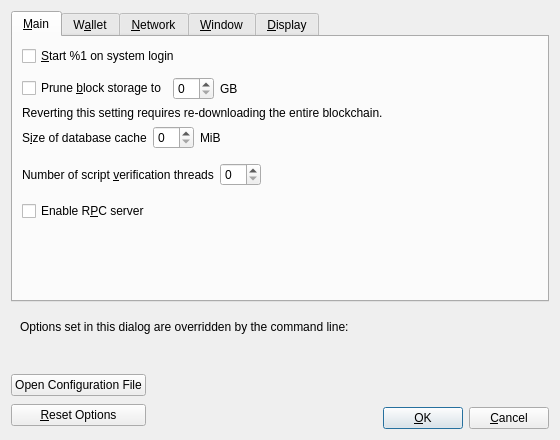
<?xml version="1.0" encoding="UTF-8"?>
<ui version="4.0">
 <class>OptionsDialog</class>
 <widget class="QDialog" name="OptionsDialog">
  <property name="geometry">
   <rect>
    <x>0</x>
    <y>0</y>
    <width>560</width>
    <height>440</height>
   </rect>
  </property>
  <property name="windowTitle">
   <string>Options</string>
  </property>
  <property name="modal">
   <bool>true</bool>
  </property>
  <layout class="QVBoxLayout" name="verticalLayout">
   <item>
    <widget class="QTabWidget" name="tabWidget">
     <property name="currentIndex">
      <number>0</number>
     </property>
     <widget class="QWidget" name="tabMain">
      <attribute name="title">
       <string>&amp;Main</string>
      </attribute>
      <layout class="QVBoxLayout" name="verticalLayout_Main">
       <item>
        <widget class="QCheckBox" name="bitcoinAtStartup">
         <property name="toolTip">
          <string>Automatically start %1 after logging in to the system.</string>
         </property>
         <property name="text">
          <string>&amp;Start %1 on system login</string>
         </property>
        </widget>
       </item>
       <item>
        <spacer name="horizontalSpacer_0_Main">
         <property name="orientation">
          <enum>Qt::Horizontal</enum>
         </property>
         <property name="sizeHint" stdset="0">
          <size>
           <width>40</width>
           <height>5</height>
          </size>
         </property>
        </spacer>
       </item>
       <item>
        <layout class="QHBoxLayout" name="horizontalLayout_Main_Prune">
         <item>
          <widget class="QCheckBox" name="prune">
           <property name="toolTip">
            <string>Enabling pruning significantly reduces the disk space required to store transactions. All blocks are still fully validated. Reverting this setting requires re-downloading the entire blockchain.</string>
           </property>
           <property name="text">
            <string>Prune &amp;block storage to</string>
           </property>
          </widget>
         </item>
         <item>
          <widget class="QSpinBox" name="pruneSize"/>
         </item>
         <item>
          <widget class="QLabel" name="pruneSizeUnitLabel">
           <property name="text">
            <string>GB</string>
           </property>
           <property name="textFormat">
            <enum>Qt::PlainText</enum>
           </property>
          </widget>
         </item>
         <item>
          <spacer name="horizontalSpacer_Main_Prune">
           <property name="orientation">
            <enum>Qt::Horizontal</enum>
           </property>
           <property name="sizeHint" stdset="0">
            <size>
             <width>40</width>
             <height>20</height>
            </size>
           </property>
          </spacer>
         </item>
        </layout>
       </item>
       <item>
        <widget class="QLabel" name="pruneWarning">
         <property name="text">
          <string>Reverting this setting requires re-downloading the entire blockchain.</string>
         </property>
         <property name="textFormat">
          <enum>Qt::PlainText</enum>
         </property>
        </widget>
       </item>
       <item>
        <layout class="QHBoxLayout" name="horizontalLayout_2_Main">
         <item>
          <widget class="QLabel" name="databaseCacheLabel">
           <property name="toolTip">
            <string extracomment="Tooltip text for Options window setting that sets the size of the database cache. Explains the corresponding effects of increasing/decreasing this value.">Maximum database cache size. A larger cache can contribute to faster sync, after which the benefit is less pronounced for most use cases. Lowering the cache size will reduce memory usage. Unused mempool memory is shared for this cache.</string>
           </property>
           <property name="text">
            <string>S&amp;ize of database cache</string>
           </property>
           <property name="textFormat">
            <enum>Qt::PlainText</enum>
           </property>
           <property name="buddy">
            <cstring>databaseCache</cstring>
           </property>
          </widget>
         </item>
         <item>
          <widget class="QSpinBox" name="databaseCache"/>
         </item>
         <item>
          <widget class="QLabel" name="databaseCacheUnitLabel">
           <property name="text">
            <string>MiB</string>
           </property>
           <property name="textFormat">
            <enum>Qt::PlainText</enum>
           </property>
          </widget>
         </item>
         <item>
          <spacer name="horizontalSpacer_2_Main">
           <property name="orientation">
            <enum>Qt::Horizontal</enum>
           </property>
           <property name="sizeHint" stdset="0">
            <size>
             <width>40</width>
             <height>20</height>
            </size>
           </property>
          </spacer>
         </item>
        </layout>
       </item>
       <item>
        <layout class="QHBoxLayout" name="horizontalLayout_Main_VerifyLabel">
         <item>
          <widget class="QLabel" name="threadsScriptVerifLabel">
           <property name="toolTip">
            <string extracomment="Tooltip text for Options window setting that sets the number of script verification threads. Explains that negative values mean to leave these many cores free to the system.">Set the number of script verification threads. Negative values correspond to the number of cores you want to leave free to the system.</string>
           </property>
           <property name="text">
            <string>Number of script &amp;verification threads</string>
           </property>
           <property name="textFormat">
            <enum>Qt::PlainText</enum>
           </property>
           <property name="buddy">
            <cstring>threadsScriptVerif</cstring>
           </property>
          </widget>
         </item>
         <item>
          <widget class="QSpinBox" name="threadsScriptVerif">
           <property name="toolTip">
            <string>(0 = auto, &lt;0 = leave that many cores free)</string>
           </property>
          </widget>
         </item>
         <item>
          <spacer name="horizontalSpacer_Main_Threads">
           <property name="orientation">
            <enum>Qt::Horizontal</enum>
           </property>
           <property name="sizeHint" stdset="0">
            <size>
             <width>40</width>
             <height>40</height>
            </size>
           </property>
          </spacer>
         </item>
        </layout>
       </item>
       <item>
        <widget class="QCheckBox" name="enableServer">
         <property name="toolTip">
          <string extracomment="Tooltip text for Options window setting that enables the RPC server.">This allows you or a third party tool to communicate with the node through command-line and JSON-RPC commands.</string>
         </property>
         <property name="text">
          <string extracomment="An Options window setting to enable the RPC server.">Enable R&amp;PC server</string>
         </property>
        </widget>
       </item>
       <item>
        <spacer name="verticalSpacer_Main">
         <property name="orientation">
          <enum>Qt::Vertical</enum>
         </property>
         <property name="sizeHint" stdset="0">
          <size>
           <width>20</width>
           <height>40</height>
          </size>
         </property>
        </spacer>
       </item>
      </layout>
     </widget>
     <widget class="QWidget" name="tabWallet">
      <attribute name="title">
       <string>W&amp;allet</string>
      </attribute>
      <layout class="QVBoxLayout" name="verticalLayout_Wallet">
       <item>
        <widget class="QCheckBox" name="subFeeFromAmount">
         <property name="toolTip">
          <string extracomment="Tooltip text for Options window setting that sets subtracting the fee from a sending amount as default.">Whether to set subtract fee from amount as default or not.</string>
         </property>
         <property name="text">
          <string extracomment="An Options window setting to set subtracting the fee from a sending amount as default.">Subtract &amp;fee from amount by default</string>
         </property>
        </widget>
       </item>
       <item>
        <widget class="QGroupBox" name="groupBox">
         <property name="title">
          <string>Expert</string>
         </property>
         <layout class="QVBoxLayout" name="verticalLayout_2">
          <item>
           <widget class="QCheckBox" name="coinControlFeatures">
            <property name="toolTip">
             <string>Whether to show coin control features or not.</string>
            </property>
            <property name="text">
             <string>En&amp;able coin control features</string>
            </property>
           </widget>
          </item>
          <item>
           <widget class="QCheckBox" name="spendZeroConfChange">
            <property name="toolTip">
             <string>If you disable the spending of unconfirmed change, the change from a transaction cannot be used until that transaction has at least one confirmation. This also affects how your balance is computed.</string>
            </property>
            <property name="text">
             <string>&amp;Spend unconfirmed change</string>
            </property>
           </widget>
          </item>
          <item>
           <widget class="QCheckBox" name="m_enable_psbt_controls">
            <property name="text">
             <string extracomment="An options window setting to enable PSBT controls.">Enable &amp;PSBT controls</string>
            </property>
            <property name="toolTip">
             <string extracomment="Tooltip text for options window setting that enables PSBT controls.">Whether to show PSBT controls.</string>
            </property>
           </widget>
          </item>
         </layout>
        </widget>
       </item>
       <item>
        <widget class="QGroupBox" name="groupBoxHww">
         <property name="title">
          <string>External Signer (e.g. hardware wallet)</string>
         </property>
         <layout class="QVBoxLayout" name="verticalLayoutHww">
          <item>
           <layout class="QHBoxLayout" name="horizontalLayoutHww">
            <item>
             <widget class="QLabel" name="externalSignerPathLabel">
              <property name="text">
               <string>&amp;External signer script path</string>
              </property>
              <property name="buddy">
               <cstring>externalSignerPath</cstring>
              </property>
             </widget>
            </item>
            <item>
             <widget class="QLineEdit" name="externalSignerPath">
              <property name="toolTip">
               <string>Full path to a Bitcoin Core compatible script (e.g. C:\Downloads\hwi.exe or /Users/you/Downloads/hwi.py). Beware: malware can steal your coins!</string>
              </property>
             </widget>
            </item>
           </layout>
          </item>
         </layout>
        </widget>
       </item>
       <item>
        <spacer name="verticalSpacer_Wallet">
         <property name="orientation">
          <enum>Qt::Vertical</enum>
         </property>
         <property name="sizeHint" stdset="0">
          <size>
           <width>20</width>
           <height>40</height>
          </size>
         </property>
        </spacer>
       </item>
      </layout>
     </widget>
     <widget class="QWidget" name="tabNetwork">
      <attribute name="title">
       <string>&amp;Network</string>
      </attribute>
      <layout class="QVBoxLayout" name="verticalLayout_Network">
       <item>
        <widget class="QCheckBox" name="mapPortUpnp">
         <property name="toolTip">
          <string>Automatically open the Bitcoin client port on the router. This only works when your router supports UPnP and it is enabled.</string>
         </property>
         <property name="text">
          <string>Map port using &amp;UPnP</string>
         </property>
        </widget>
       </item>
       <item>
        <widget class="QCheckBox" name="mapPortNatpmp">
         <property name="toolTip">
          <string>Automatically open the Bitcoin client port on the router. This only works when your router supports NAT-PMP and it is enabled. The external port could be random.</string>
         </property>
         <property name="text">
          <string>Map port using NA&amp;T-PMP</string>
         </property>
        </widget>
       </item>
       <item>
        <widget class="QCheckBox" name="allowIncoming">
         <property name="toolTip">
          <string>Accept connections from outside.</string>
         </property>
         <property name="text">
          <string>Allow incomin&amp;g connections</string>
         </property>
        </widget>
       </item>
       <item>
        <widget class="QCheckBox" name="connectSocks">
         <property name="toolTip">
          <string>Connect to the Bitcoin network through a SOCKS5 proxy.</string>
         </property>
         <property name="text">
          <string>Connect through &amp;SOCKS5 proxy (default proxy):</string>
         </property>
        </widget>
       </item>
       <item>
        <layout class="QHBoxLayout" name="horizontalLayout_1_Network">
         <item>
          <widget class="QLabel" name="proxyIpLabel">
           <property name="text">
            <string>Proxy &amp;IP:</string>
           </property>
           <property name="textFormat">
            <enum>Qt::PlainText</enum>
           </property>
           <property name="buddy">
            <cstring>proxyIp</cstring>
           </property>
          </widget>
         </item>
         <item>
          <widget class="QValidatedLineEdit" name="proxyIp">
           <property name="minimumSize">
            <size>
             <width>140</width>
             <height>0</height>
            </size>
           </property>
           <property name="maximumSize">
            <size>
             <width>140</width>
             <height>16777215</height>
            </size>
           </property>
           <property name="toolTip">
            <string>IP address of the proxy (e.g. IPv4: 127.0.0.1 / IPv6: ::1)</string>
           </property>
          </widget>
         </item>
         <item>
          <widget class="QLabel" name="proxyPortLabel">
           <property name="text">
            <string>&amp;Port:</string>
           </property>
           <property name="textFormat">
            <enum>Qt::PlainText</enum>
           </property>
           <property name="buddy">
            <cstring>proxyPort</cstring>
           </property>
          </widget>
         </item>
         <item>
          <widget class="QLineEdit" name="proxyPort">
           <property name="minimumSize">
            <size>
             <width>55</width>
             <height>0</height>
            </size>
           </property>
           <property name="maximumSize">
            <size>
             <width>55</width>
             <height>16777215</height>
            </size>
           </property>
           <property name="toolTip">
            <string>Port of the proxy (e.g. 9050)</string>
           </property>
          </widget>
         </item>
         <item>
          <spacer name="horizontalSpacer_1_Network">
           <property name="orientation">
            <enum>Qt::Horizontal</enum>
           </property>
           <property name="sizeHint" stdset="0">
            <size>
             <width>40</width>
             <height>20</height>
            </size>
           </property>
          </spacer>
         </item>
        </layout>
       </item>
       <item>
        <layout class="QHBoxLayout" name="horizontalLayout_2_Network">
         <item>
          <widget class="QLabel" name="proxyActiveNets">
           <property name="text">
            <string>Used for reaching peers via:</string>
           </property>
           <property name="textFormat">
            <enum>Qt::PlainText</enum>
           </property>
          </widget>
         </item>
         <item>
          <widget class="QCheckBox" name="proxyReachIPv4">
           <property name="enabled">
            <bool>false</bool>
           </property>
           <property name="toolTip">
            <string>Shows if the supplied default SOCKS5 proxy is used to reach peers via this network type.</string>
           </property>
           <property name="text">
            <string/>
           </property>
          </widget>
         </item>
         <item>
          <widget class="QLabel" name="proxyReachIPv4Label">
           <property name="text">
            <string>IPv4</string>
           </property>
           <property name="textFormat">
            <enum>Qt::PlainText</enum>
           </property>
          </widget>
         </item>
         <item>
          <widget class="QCheckBox" name="proxyReachIPv6">
           <property name="enabled">
            <bool>false</bool>
           </property>
           <property name="toolTip">
            <string>Shows if the supplied default SOCKS5 proxy is used to reach peers via this network type.</string>
           </property>
           <property name="text">
            <string/>
           </property>
          </widget>
         </item>
         <item>
          <widget class="QLabel" name="proxyReachIPv6Label">
           <property name="text">
            <string>IPv6</string>
           </property>
           <property name="textFormat">
            <enum>Qt::PlainText</enum>
           </property>
          </widget>
         </item>
         <item>
          <widget class="QCheckBox" name="proxyReachTor">
           <property name="enabled">
            <bool>false</bool>
           </property>
           <property name="toolTip">
            <string>Shows if the supplied default SOCKS5 proxy is used to reach peers via this network type.</string>
           </property>
           <property name="text">
            <string/>
           </property>
          </widget>
         </item>
         <item>
          <widget class="QLabel" name="proxyReachTorLabel">
           <property name="text">
            <string>Tor</string>
           </property>
           <property name="textFormat">
            <enum>Qt::PlainText</enum>
           </property>
          </widget>
         </item>
         <item>
          <spacer name="horizontalSpacer_2_Network">
           <property name="orientation">
            <enum>Qt::Horizontal</enum>
           </property>
           <property name="sizeHint" stdset="0">
            <size>
             <width>40</width>
             <height>20</height>
            </size>
           </property>
          </spacer>
         </item>
        </layout>
       </item>
       <item>
        <widget class="QCheckBox" name="connectSocksTor">
         <property name="toolTip">
          <string>Connect to the Bitcoin network through a separate SOCKS5 proxy for Tor onion services.</string>
         </property>
         <property name="text">
          <string>Use separate SOCKS&amp;5 proxy to reach peers via Tor onion services:</string>
         </property>
        </widget>
       </item>
       <item>
        <layout class="QHBoxLayout" name="horizontalLayout_3_Network">
         <item>
          <widget class="QLabel" name="proxyIpTorLabel">
           <property name="text">
            <string>Proxy &amp;IP:</string>
           </property>
           <property name="textFormat">
            <enum>Qt::PlainText</enum>
           </property>
           <property name="buddy">
            <cstring>proxyIpTor</cstring>
           </property>
          </widget>
         </item>
         <item>
          <widget class="QValidatedLineEdit" name="proxyIpTor">
           <property name="minimumSize">
            <size>
             <width>140</width>
             <height>0</height>
            </size>
           </property>
           <property name="maximumSize">
            <size>
             <width>140</width>
             <height>16777215</height>
            </size>
           </property>
           <property name="toolTip">
            <string>IP address of the proxy (e.g. IPv4: 127.0.0.1 / IPv6: ::1)</string>
           </property>
          </widget>
         </item>
         <item>
          <widget class="QLabel" name="proxyPortTorLabel">
           <property name="text">
            <string>&amp;Port:</string>
           </property>
           <property name="textFormat">
            <enum>Qt::PlainText</enum>
           </property>
           <property name="buddy">
            <cstring>proxyPortTor</cstring>
           </property>
          </widget>
         </item>
         <item>
          <widget class="QLineEdit" name="proxyPortTor">
           <property name="minimumSize">
            <size>
             <width>55</width>
             <height>0</height>
            </size>
           </property>
           <property name="maximumSize">
            <size>
             <width>55</width>
             <height>16777215</height>
            </size>
           </property>
           <property name="toolTip">
            <string>Port of the proxy (e.g. 9050)</string>
           </property>
          </widget>
         </item>
         <item>
          <spacer name="horizontalSpacer_4_Network">
           <property name="orientation">
            <enum>Qt::Horizontal</enum>
           </property>
           <property name="sizeHint" stdset="0">
            <size>
             <width>40</width>
             <height>20</height>
            </size>
           </property>
          </spacer>
         </item>
        </layout>
       </item>
       <item>
        <spacer name="verticalSpacer_Network">
         <property name="orientation">
          <enum>Qt::Vertical</enum>
         </property>
         <property name="sizeHint" stdset="0">
          <size>
           <width>20</width>
           <height>40</height>
          </size>
         </property>
        </spacer>
       </item>
      </layout>
     </widget>
     <widget class="QWidget" name="tabWindow">
      <attribute name="title">
       <string>&amp;Window</string>
      </attribute>
      <layout class="QVBoxLayout" name="verticalLayout_Window">
       <item>
        <widget class="QCheckBox" name="showTrayIcon">
         <property name="toolTip">
          <string>Show the icon in the system tray.</string>
         </property>
         <property name="text">
          <string>&amp;Show tray icon</string>
         </property>
         <property name="checked">
          <bool>true</bool>
         </property>
        </widget>
       </item>
       <item>
        <widget class="QCheckBox" name="minimizeToTray">
         <property name="toolTip">
          <string>Show only a tray icon after minimizing the window.</string>
         </property>
         <property name="text">
          <string>Minimize to the &amp;tray instead of the taskbar</string>
         </property>
        </widget>
       </item>
       <item>
        <widget class="QCheckBox" name="minimizeOnClose">
         <property name="toolTip">
          <string>Minimize instead of exit the application when the window is closed. When this option is enabled, the application will be closed only after selecting Exit in the menu.</string>
         </property>
         <property name="text">
          <string>M&amp;inimize on close</string>
         </property>
        </widget>
       </item>
       <item>
        <spacer name="verticalSpacer_Window">
         <property name="orientation">
          <enum>Qt::Vertical</enum>
         </property>
         <property name="sizeHint" stdset="0">
          <size>
           <width>20</width>
           <height>40</height>
          </size>
         </property>
        </spacer>
       </item>
      </layout>
     </widget>
     <widget class="QWidget" name="tabDisplay">
      <attribute name="title">
       <string>&amp;Display</string>
      </attribute>
      <layout class="QVBoxLayout" name="verticalLayout_Display">
       <item>
        <layout class="QHBoxLayout" name="horizontalLayout_1_Display">
         <item>
          <widget class="QLabel" name="langLabel">
           <property name="text">
            <string>User Interface &amp;language:</string>
           </property>
           <property name="textFormat">
            <enum>Qt::PlainText</enum>
           </property>
           <property name="buddy">
            <cstring>lang</cstring>
           </property>
          </widget>
         </item>
         <item>
          <widget class="QValueComboBox" name="lang">
           <property name="toolTip">
            <string>The user interface language can be set here. This setting will take effect after restarting %1.</string>
           </property>
          </widget>
         </item>
        </layout>
       </item>
       <item>
        <layout class="QHBoxLayout" name="horizontalLayout_2_Display">
         <item>
          <widget class="QLabel" name="unitLabel">
           <property name="text">
            <string>&amp;Unit to show amounts in:</string>
           </property>
           <property name="textFormat">
            <enum>Qt::PlainText</enum>
           </property>
           <property name="buddy">
            <cstring>unit</cstring>
           </property>
          </widget>
         </item>
         <item>
          <widget class="QValueComboBox" name="unit">
           <property name="toolTip">
            <string>Choose the default subdivision unit to show in the interface and when sending coins.</string>
           </property>
          </widget>
         </item>
        </layout>
       </item>
       <item>
        <layout class="QHBoxLayout" name="horizontalLayout_3_Display">
         <item>
          <widget class="QLabel" name="thirdPartyTxUrlsLabel">
           <property name="toolTip">
            <string>Third-party URLs (e.g. a block explorer) that appear in the transactions tab as context menu items. %s in the URL is replaced by transaction hash. Multiple URLs are separated by vertical bar |.</string>
           </property>
           <property name="text">
            <string>&amp;Third-party transaction URLs</string>
           </property>
           <property name="buddy">
            <cstring>thirdPartyTxUrls</cstring>
           </property>
          </widget>
         </item>
         <item>
          <widget class="QLineEdit" name="thirdPartyTxUrls">
           <property name="toolTip">
            <string>Third-party URLs (e.g. a block explorer) that appear in the transactions tab as context menu items. %s in the URL is replaced by transaction hash. Multiple URLs are separated by vertical bar |.</string>
           </property>
           <property name="placeholderText">
            <string notr="true">https://example.com/tx/%s</string>
           </property>
          </widget>
         </item>
        </layout>
       </item>
       <item>
        <widget class="QGroupBox" name="font_groupBox">
         <property name="title">
          <string>Monospaced font in the Overview tab:</string>
         </property>
         <layout class="QVBoxLayout" name="font_verticalLayout">
          <item>
           <layout class="QHBoxLayout" name="embeddedFont_horizontalLayout">
            <item>
             <widget class="QRadioButton" name="embeddedFont_radioButton">
              <property name="text">
               <string>embedded &quot;%1&quot;</string>
              </property>
             </widget>
            </item>
            <item>
             <spacer name="embeddedFont_horizontalSpacer">
              <property name="orientation">
               <enum>Qt::Horizontal</enum>
              </property>
              <property name="sizeHint" stdset="0">
               <size>
                <width>40</width>
                <height>20</height>
               </size>
              </property>
             </spacer>
            </item>
            <item>
             <layout class="QVBoxLayout" name="embeddedFont_verticalLayout">
              <item>
               <widget class="QLabel" name="embeddedFont_label_1">
                <property name="text">
                 <string notr="true">111.11111111 BTC</string>
                </property>
               </widget>
              </item>
              <item>
               <widget class="QLabel" name="embeddedFont_label_9">
                <property name="text">
                 <string notr="true">909.09090909 BTC</string>
                </property>
               </widget>
              </item>
             </layout>
            </item>
           </layout>
          </item>
          <item>
           <widget class="Line" name="font_line">
            <property name="orientation">
             <enum>Qt::Horizontal</enum>
            </property>
           </widget>
          </item>
          <item>
           <layout class="QHBoxLayout" name="systemFont_horizontalLayout">
            <item>
             <widget class="QRadioButton" name="systemFont_radioButton">
              <property name="text">
               <string>closest matching &quot;%1&quot;</string>
              </property>
             </widget>
            </item>
            <item>
             <spacer name="systemFont_horizontalSpacer">
              <property name="orientation">
               <enum>Qt::Horizontal</enum>
              </property>
              <property name="sizeHint" stdset="0">
               <size>
                <width>40</width>
                <height>20</height>
               </size>
              </property>
             </spacer>
            </item>
            <item>
             <layout class="QVBoxLayout" name="systemFont_verticalLayout">
              <item>
               <widget class="QLabel" name="systemFont_label_1">
                <property name="text">
                 <string notr="true">111.11111111 BTC</string>
                </property>
               </widget>
              </item>
              <item>
               <widget class="QLabel" name="systemFont_label_9">
                <property name="text">
                 <string notr="true">909.09090909 BTC</string>
                </property>
               </widget>
              </item>
             </layout>
            </item>
           </layout>
          </item>
         </layout>
        </widget>
       </item>
       <item>
        <spacer name="verticalSpacer_Display">
         <property name="orientation">
          <enum>Qt::Vertical</enum>
         </property>
         <property name="sizeHint" stdset="0">
          <size>
           <width>20</width>
           <height>40</height>
          </size>
         </property>
        </spacer>
       </item>
      </layout>
     </widget>
    </widget>
   </item>
   <item>
    <widget class="QFrame" name="frame">
     <layout class="QVBoxLayout" name="verticalLayout_Bottom">
      <item>
       <layout class="QHBoxLayout" name="horizontalLayout_Bottom">
        <item>
         <widget class="QLabel" name="overriddenByCommandLineInfoLabel">
          <property name="text">
           <string>Options set in this dialog are overridden by the command line:</string>
          </property>
          <property name="textFormat">
           <enum>Qt::PlainText</enum>
          </property>
         </widget>
        </item>
        <item>
         <spacer name="horizontalSpacer_Bottom">
          <property name="orientation">
           <enum>Qt::Horizontal</enum>
          </property>
          <property name="sizeHint" stdset="0">
           <size>
            <width>40</width>
            <height>20</height>
           </size>
          </property>
         </spacer>
        </item>
       </layout>
      </item>
      <item>
       <widget class="QLabel" name="overriddenByCommandLineLabel">
        <property name="text">
         <string/>
        </property>
        <property name="textFormat">
         <enum>Qt::PlainText</enum>
        </property>
        <property name="wordWrap">
         <bool>true</bool>
        </property>
       </widget>
      </item>
     </layout>
    </widget>
   </item>
   <item>
    <layout class="QHBoxLayout" name="horizontalLayout_Buttons">
     <item>
      <layout class="QVBoxLayout" name="verticalLayout_Buttons">
       <item>
        <widget class="QPushButton" name="openBitcoinConfButton">
         <property name="toolTip">
          <string>Open the %1 configuration file from the working directory.</string>
         </property>
         <property name="text">
          <string>Open Configuration File</string>
         </property>
         <property name="autoDefault">
          <bool>false</bool>
         </property>
        </widget>
       </item>
       <item>
        <widget class="QPushButton" name="resetButton">
         <property name="toolTip">
          <string>Reset all client options to default.</string>
         </property>
         <property name="text">
          <string>&amp;Reset Options</string>
         </property>
         <property name="autoDefault">
          <bool>false</bool>
         </property>
        </widget>
       </item>
      </layout>
     </item>
     <item>
      <spacer name="horizontalSpacer_1">
       <property name="orientation">
        <enum>Qt::Horizontal</enum>
       </property>
       <property name="sizeHint" stdset="0">
        <size>
         <width>40</width>
         <height>48</height>
        </size>
       </property>
      </spacer>
     </item>
     <item>
      <widget class="QLabel" name="statusLabel">
       <property name="minimumSize">
        <size>
         <width>200</width>
         <height>0</height>
        </size>
       </property>
       <property name="font">
        <font>
         <weight>75</weight>
         <bold>true</bold>
        </font>
       </property>
       <property name="text">
        <string/>
       </property>
       <property name="textFormat">
        <enum>Qt::PlainText</enum>
       </property>
       <property name="wordWrap">
        <bool>true</bool>
       </property>
      </widget>
     </item>
     <item>
      <spacer name="horizontalSpacer_2">
       <property name="orientation">
        <enum>Qt::Horizontal</enum>
       </property>
       <property name="sizeHint" stdset="0">
        <size>
         <width>40</width>
         <height>48</height>
        </size>
       </property>
      </spacer>
     </item>
     <item>
      <layout class="QVBoxLayout" name="verticalLayout_4">
       <item>
        <spacer name="verticalSpacer">
         <property name="orientation">
          <enum>Qt::Vertical</enum>
         </property>
         <property name="sizeHint" stdset="0">
          <size>
           <width>20</width>
           <height>40</height>
          </size>
         </property>
        </spacer>
       </item>
       <item>
        <layout class="QHBoxLayout" name="horizontalLayout">
         <item>
          <widget class="QPushButton" name="okButton">
           <property name="text">
            <string>&amp;OK</string>
           </property>
           <property name="autoDefault">
            <bool>false</bool>
           </property>
           <property name="default">
            <bool>true</bool>
           </property>
          </widget>
         </item>
         <item>
          <widget class="QPushButton" name="cancelButton">
           <property name="text">
            <string>&amp;Cancel</string>
           </property>
           <property name="autoDefault">
            <bool>false</bool>
           </property>
          </widget>
         </item>
        </layout>
       </item>
      </layout>
     </item>
    </layout>
   </item>
  </layout>
 </widget>
 <customwidgets>
  <customwidget>
   <class>QValidatedLineEdit</class>
   <extends>QLineEdit</extends>
   <header>qt/qvalidatedlineedit.h</header>
  </customwidget>
  <customwidget>
   <class>QValueComboBox</class>
   <extends>QComboBox</extends>
   <header>qt/qvaluecombobox.h</header>
  </customwidget>
 </customwidgets>
 <resources/>
 <connections/>
</ui>
